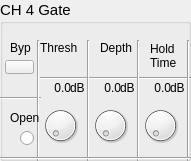
  <widget class="QGroupBox" name="groupBox_4">
   <property name="geometry">
    <rect>
     <x>750</x>
     <y>10</y>
     <width>191</width>
     <height>161</height>
    </rect>
   </property>
   <property name="font">
    <font>
     <pointsize>11</pointsize>
    </font>
   </property>
   <property name="title">
    <string>CH 4 Gate</string>
   </property>
   <widget class="QLabel" name="label_34">
    <property name="geometry">
     <rect>
      <x>10</x>
      <y>40</y>
      <width>21</width>
      <height>16</height>
     </rect>
    </property>
    <property name="font">
     <font>
      <pointsize>9</pointsize>
     </font>
    </property>
    <property name="text">
     <string>Byp</string>
    </property>
   </widget>
   <widget class="QLabel" name="label_35">
    <property name="geometry">
     <rect>
      <x>40</x>
      <y>40</y>
      <width>41</width>
      <height>16</height>
     </rect>
    </property>
    <property name="font">
     <font>
      <pointsize>9</pointsize>
     </font>
    </property>
    <property name="text">
     <string>Thresh</string>
    </property>
   </widget>
   <widget class="QLabel" name="label_36">
    <property name="geometry">
     <rect>
      <x>100</x>
      <y>40</y>
      <width>41</width>
      <height>16</height>
     </rect>
    </property>
    <property name="font">
     <font>
      <pointsize>9</pointsize>
     </font>
    </property>
    <property name="text">
     <string>Depth</string>
    </property>
   </widget>
   <widget class="QLabel" name="label_37">
    <property name="geometry">
     <rect>
      <x>150</x>
      <y>40</y>
      <width>31</width>
      <height>31</height>
     </rect>
    </property>
    <property name="font">
     <font>
      <pointsize>9</pointsize>
     </font>
    </property>
    <property name="text">
     <string>Hold
Time</string>
    </property>
   </widget>
   <widget class="Line" name="line_22">
    <property name="geometry">
     <rect>
      <x>40</x>
      <y>70</y>
      <width>151</width>
      <height>16</height>
     </rect>
    </property>
    <property name="orientation">
     <enum>Qt::Horizontal</enum>
    </property>
   </widget>
   <widget class="Line" name="line_23">
    <property name="geometry">
     <rect>
      <x>0</x>
      <y>90</y>
      <width>41</width>
      <height>16</height>
     </rect>
    </property>
    <property name="orientation">
     <enum>Qt::Horizontal</enum>
    </property>
   </widget>
   <widget class="Line" name="line_24">
    <property name="geometry">
     <rect>
      <x>30</x>
      <y>40</y>
      <width>16</width>
      <height>121</height>
     </rect>
    </property>
    <property name="orientation">
     <enum>Qt::Vertical</enum>
    </property>
   </widget>
   <widget class="Line" name="line_25">
    <property name="geometry">
     <rect>
      <x>80</x>
      <y>40</y>
      <width>16</width>
      <height>121</height>
     </rect>
    </property>
    <property name="orientation">
     <enum>Qt::Vertical</enum>
    </property>
   </widget>
   <widget class="Line" name="line_26">
    <property name="geometry">
     <rect>
      <x>130</x>
      <y>40</y>
      <width>16</width>
      <height>121</height>
     </rect>
    </property>
    <property name="orientation">
     <enum>Qt::Vertical</enum>
    </property>
   </widget>
   <widget class="Line" name="line_27">
    <property name="geometry">
     <rect>
      <x>180</x>
      <y>40</y>
      <width>16</width>
      <height>121</height>
     </rect>
    </property>
    <property name="orientation">
     <enum>Qt::Vertical</enum>
    </property>
   </widget>
   <widget class="OIDDial" name="dial_10">
    <property name="geometry">
     <rect>
      <x>40</x>
      <y>100</y>
      <width>41</width>
      <height>51</height>
     </rect>
    </property>
   </widget>
   <widget class="OIDDial" name="dial_11">
    <property name="geometry">
     <rect>
      <x>90</x>
      <y>100</y>
      <width>41</width>
      <height>51</height>
     </rect>
    </property>
   </widget>
   <widget class="OIDDial" name="dial_12">
    <property name="geometry">
     <rect>
      <x>140</x>
      <y>100</y>
      <width>41</width>
      <height>51</height>
     </rect>
    </property>
   </widget>
   <widget class="Line" name="line_28">
    <property name="geometry">
     <rect>
      <x>0</x>
      <y>150</y>
      <width>191</width>
      <height>16</height>
     </rect>
    </property>
    <property name="orientation">
     <enum>Qt::Horizontal</enum>
    </property>
   </widget>
   <widget class="QLabel" name="label_38">
    <property name="geometry">
     <rect>
      <x>70</x>
      <y>80</y>
      <width>16</width>
      <height>16</height>
     </rect>
    </property>
    <property name="font">
     <font>
      <pointsize>9</pointsize>
     </font>
    </property>
    <property name="text">
     <string>dB</string>
    </property>
   </widget>
   <widget class="QLabel" name="label_39">
    <property name="geometry">
     <rect>
      <x>120</x>
      <y>80</y>
      <width>16</width>
      <height>16</height>
     </rect>
    </property>
    <property name="font">
     <font>
      <pointsize>9</pointsize>
     </font>
    </property>
    <property name="text">
     <string>dB</string>
    </property>
   </widget>
   <widget class="QLabel" name="label_40">
    <property name="geometry">
     <rect>
      <x>170</x>
      <y>80</y>
      <width>16</width>
      <height>16</height>
     </rect>
    </property>
    <property name="font">
     <font>
      <pointsize>9</pointsize>
     </font>
    </property>
    <property name="text">
     <string>dB</string>
    </property>
   </widget>
   <widget class="QLabel" name="ls10">
    <property name="geometry">
     <rect>
      <x>40</x>
      <y>80</y>
      <width>31</width>
      <height>16</height>
     </rect>
    </property>
    <property name="font">
     <font>
      <pointsize>9</pointsize>
     </font>
    </property>
    <property name="text">
     <string>0.0</string>
    </property>
    <property name="alignment">
     <set>Qt::AlignRight|Qt::AlignTrailing|Qt::AlignVCenter</set>
    </property>
   </widget>
   <widget class="QLabel" name="ls11">
    <property name="geometry">
     <rect>
      <x>90</x>
      <y>80</y>
      <width>31</width>
      <height>16</height>
     </rect>
    </property>
    <property name="font">
     <font>
      <pointsize>9</pointsize>
     </font>
    </property>
    <property name="text">
     <string>0.0</string>
    </property>
    <property name="alignment">
     <set>Qt::AlignRight|Qt::AlignTrailing|Qt::AlignVCenter</set>
    </property>
   </widget>
   <widget class="QLabel" name="ls12">
    <property name="geometry">
     <rect>
      <x>140</x>
      <y>80</y>
      <width>31</width>
      <height>16</height>
     </rect>
    </property>
    <property name="font">
     <font>
      <pointsize>9</pointsize>
     </font>
    </property>
    <property name="text">
     <string>0.0</string>
    </property>
    <property name="alignment">
     <set>Qt::AlignRight|Qt::AlignTrailing|Qt::AlignVCenter</set>
    </property>
   </widget>
   <widget class="QLabel" name="label_44">
    <property name="geometry">
     <rect>
      <x>10</x>
      <y>110</y>
      <width>31</width>
      <height>16</height>
     </rect>
    </property>
    <property name="font">
     <font>
      <pointsize>9</pointsize>
     </font>
    </property>
    <property name="text">
     <string>Open</string>
    </property>
   </widget>
   <widget class="QRadioButton" name="radioButton_4">
    <property name="geometry">
     <rect>
      <x>20</x>
      <y>130</y>
      <width>16</width>
      <height>16</height>
     </rect>
    </property>
    <property name="text">
     <string/>
    </property>
   </widget>
   <widget class="OIDStatePushBtn" name="bypass4">
    <property name="geometry">
     <rect>
      <x>5</x>
      <y>60</y>
      <width>29</width>
      <height>14</height>
     </rect>
    </property>
    <property name="text">
     <string/>
    </property>
    <property name="checkable">
     <bool>true</bool>
    </property>
   </widget>
  </widget>
